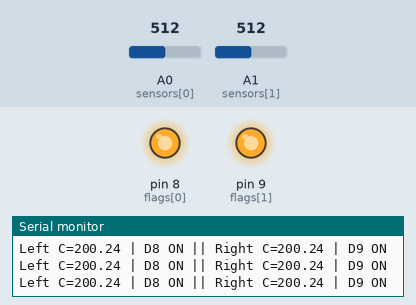
Recording of a sketch running on a simulated Arduino Uno, built with avr-gcc and run on an emulated ATmega328P. On the bench: output pins drawn as LEDs (lit = HIGH), the last lines printed to the serial monitor. The test bench sets the inputs (shaded band); at power-on: A0 (sensors[0]) = 512, A1 (sensors[1]) = 512.

Above: at 1.2 s.
1.3 s: A0 (sensors[0]) set to 169
2.8 s: A0 (sensors[0]) set to 141
At 3.4 s:
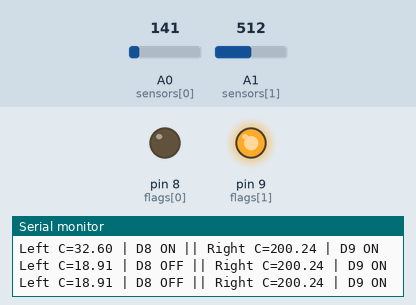
4.5 s: A1 (sensors[1]) set to 171
6.0 s: A1 (sensors[1]) set to 145
At 6.9 s:
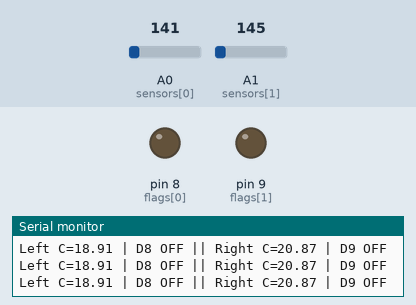
8.0 s: A0 (sensors[0]) set to 260
At 8.4 s:
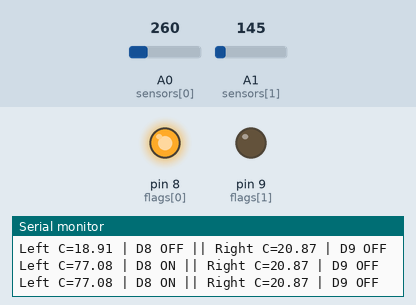
9.5 s: A0 (sensors[0]) set to 122
At 10.7 s:
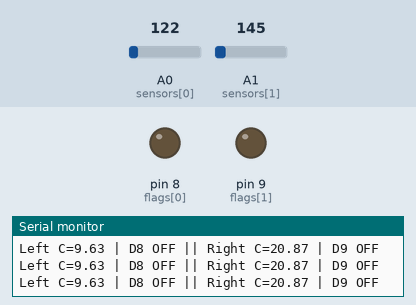
Timing chart, 0 to 12.0 s (numbered marks = the images above; inputs shaded):
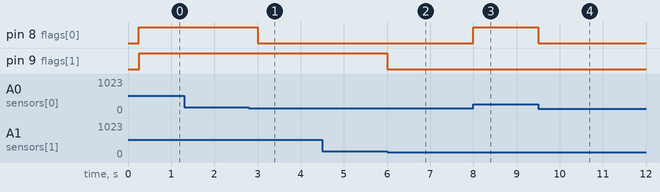

Measured:
- the behaviour switches between 154 and 153 on A0 (sensors[0]) (found by bisection; images 0 and 1)
- the behaviour switches between 154 and 153 on A1 (sensors[1]) (found by bisection; images 1 and 2)
- after the input at 2.8 s, pin 8 (flags[0]): HIGH → LOW after 0.20 s
- after the input at 6.0 s, pin 9 (flags[1]): HIGH → LOW at once
- after the input at 8.0 s, pin 8 (flags[0]): LOW → HIGH at once
- after the input at 9.5 s, pin 8 (flags[0]): HIGH → LOW at once

The sketch:

seed_tray_temperature_flag.ino
```cpp
constexpr byte sensors[] = {A0, A1};
constexpr byte flags[] = {8, 9};
constexpr float referenceVolts = 5.0;
constexpr float correctionC[] = {0.0, 0.0};
bool on[] = {false, false};
unsigned long sampledAt = 0;

float readTemperature(byte channel) {
  analogRead(sensors[channel]);
  unsigned int sum = 0;
  for (byte sample = 0; sample < 16; ++sample) sum += analogRead(sensors[channel]);
  const float voltage = sum * referenceVolts / (16.0 * 1023.0);
  return (voltage - 0.5) * 100.0 + correctionC[channel];
}

void setup() {
  Serial.begin(115200);
  for (byte pin : flags) {
    pinMode(pin, OUTPUT);
    digitalWrite(pin, LOW);
  }
}

void loop() {
  const unsigned long now = millis();
  if (now - sampledAt < 250) return;
  sampledAt = now;

  float temperature[2];
  for (byte side = 0; side < 2; ++side) {
    temperature[side] = readTemperature(side);
    if (temperature[side] >= 26.0) on[side] = true;
    if (temperature[side] <= 25.0) on[side] = false;
    digitalWrite(flags[side], on[side] ? HIGH : LOW);
  }

  Serial.print(F("Left C="));
  Serial.print(temperature[0], 2);
  Serial.print(on[0] ? F(" | D8 ON") : F(" | D8 OFF"));
  Serial.print(F(" || Right C="));
  Serial.print(temperature[1], 2);
  Serial.println(on[1] ? F(" | D9 ON") : F(" | D9 OFF"));
}
```
